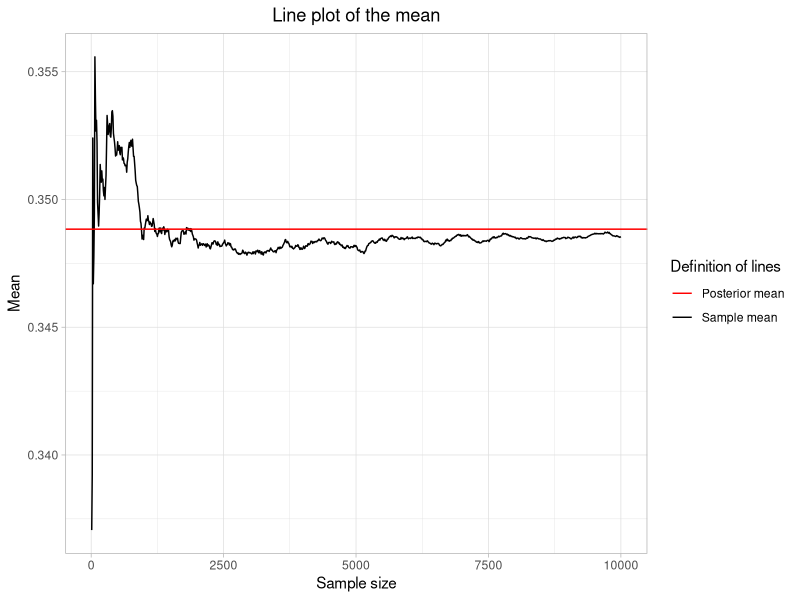
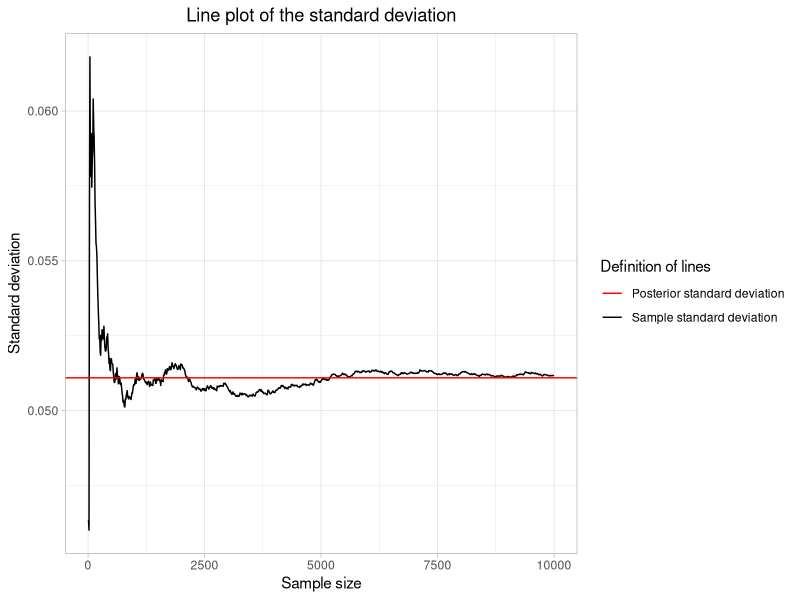
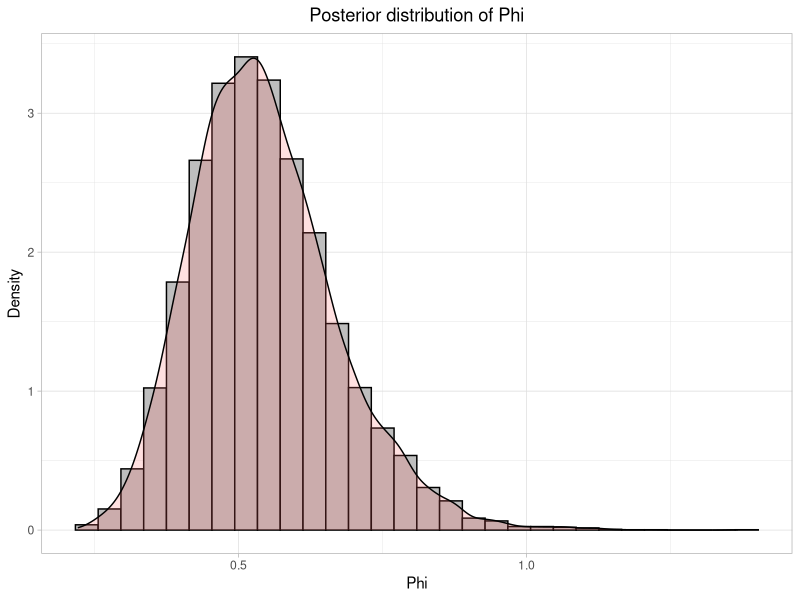
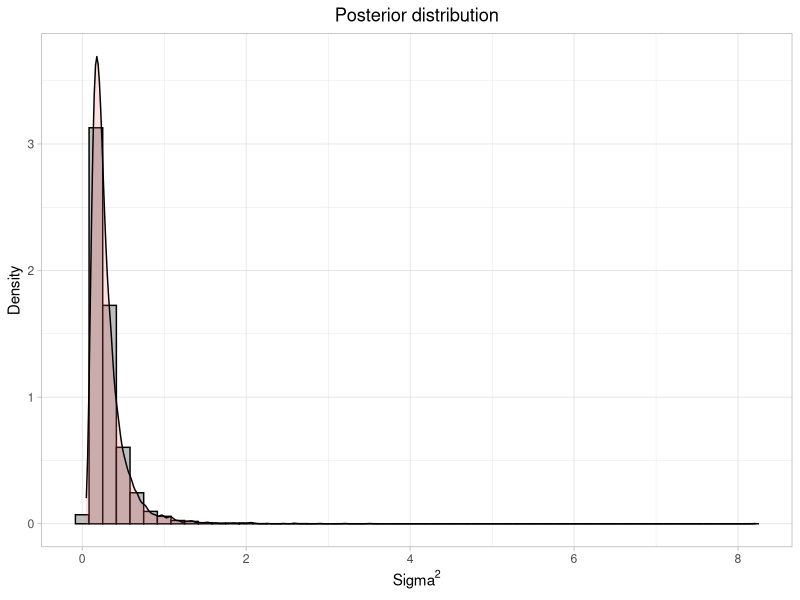
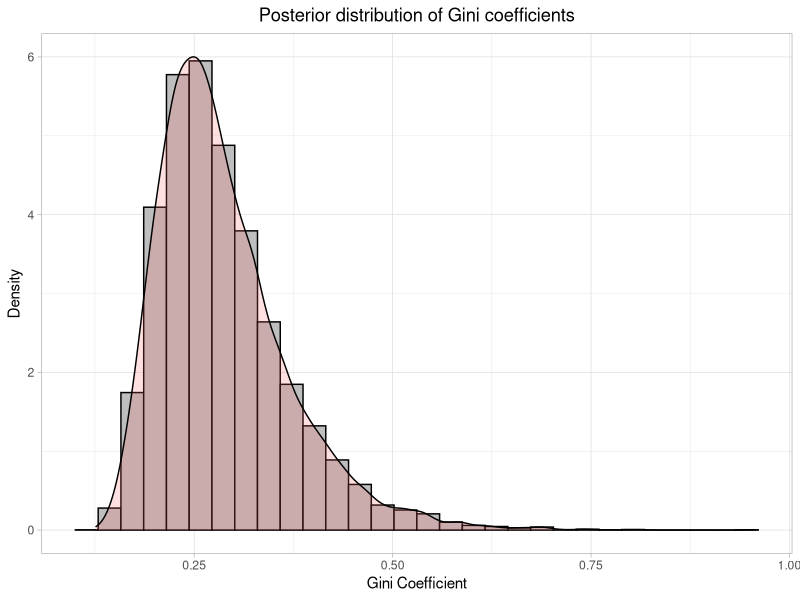
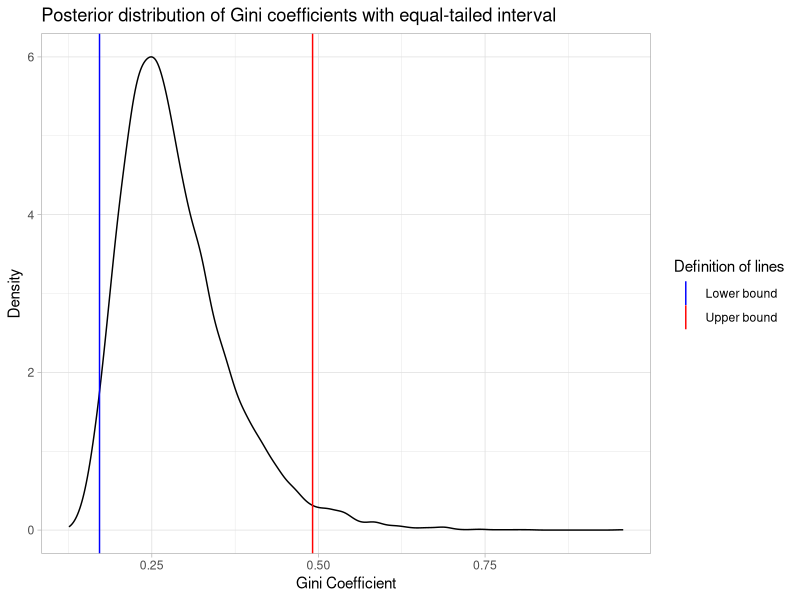
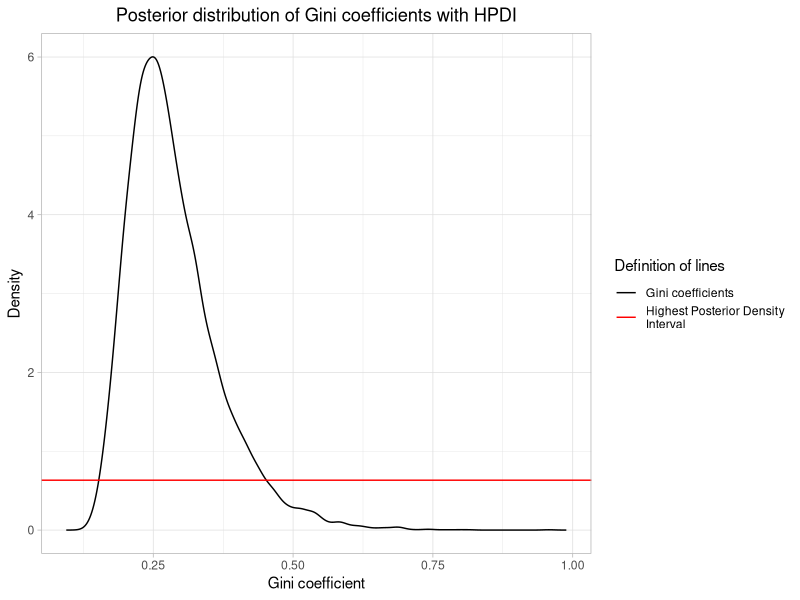
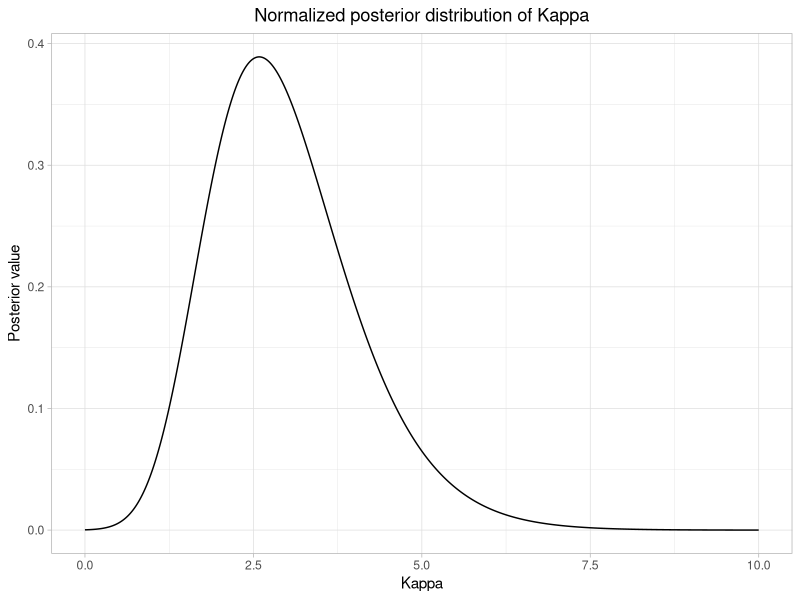

These charts were generated, in order, by the following R code:
library(ggplot2)

set.seed(12345)

#1####
#a)

alpha0 <- 8
beta0 <- 8
s <- 22
f <- 70 - s

new_alpha <- alpha0 + s
new_beta <- beta0 + f

post <- rbeta(10000,new_alpha, new_beta) # shape1 = alpha, shape2 = beta

n_seq <- seq(10, 10000, 10)
means <- c()
sds <- c()

for (n in n_seq)
{
  means <- c(means, mean(post[1:n]))
  sds <- c(sds,sd(post[1:n]))
}

result_df <- data.frame(
  n = n_seq,
  dist_mean = means,
  dist_sd = sds
)

actual_mean <- new_alpha / (new_alpha + new_beta)
actual_sd <- sqrt((new_alpha * new_beta) / 
                    ((new_alpha + new_beta)**2 * (new_alpha + new_beta + 1)))

ggplot(result_df, aes(x = n, y = dist_mean, color = "Sample mean")) +
  geom_line() +
  geom_hline(aes(yintercept = actual_mean, color = "Posterior mean"))+
  scale_color_manual(name="Definition of lines",
                     values = c("red", "black"))+
  labs(title = "Line plot of the mean", x = "Sample size", y = "Mean")+
  theme_light()+
  theme(plot.title = element_text(hjust = 0.5))



ggplot(result_df, aes(x = n, y = dist_sd, color = "Sample standard deviation")) +
  geom_line() +
  geom_hline(aes(yintercept = actual_sd, color = "Posterior standard deviation")) +
  scale_color_manual(name="Definition of lines",
                     values = c("red", "black"))+
  labs(title = "Line plot of the standard deviation", x = "Sample size",
       y = "Standard deviation")+
  theme_light() +
  theme(plot.title = element_text(hjust = 0.5))

#b)

sampled_prob <- sum(post>0.3) / length(post)
# shape1 = alpha, shape2 = beta
actual_prob <- pbeta(0.3,new_alpha, new_beta,lower.tail=FALSE)

#c)

sigma <- post / (1-post)

df_1c <- data.frame(
  x = 1:length(sigma),
  y = sigma
)

ggplot(df_1c, aes(x=y))+
  geom_histogram(bins=30, aes(y=..density..), color ="black", fill="gray")+
  geom_density(alpha=.2, fill="#FF6666")+
  labs(title = "Posterior distribution of Phi", x = "Phi", y = "Density")+
  theme_light()+
  theme(plot.title = element_text(hjust = 0.5))

#2####

#a)

samples <- c(33,24,48,32,55,74,23,17)
smean <- mean(samples)
n <- length(samples)
mu <- 3.6
tau2 <- sum((log(samples) - mu)^2) / n

x <- rchisq(10000, n-1)
sigma2 <- (n-1) * tau2 / x

df_2a <- data.frame(
  x = 1:length(sigma2),
  y = sigma2
)

ggplot(df_2a, aes(x=y))+
  geom_histogram(bins=50, aes(y=..density..), color ="black", fill="gray")+
  geom_density(alpha=.2, fill="#FF6666")+
  labs(title = "Posterior distribution", x = expression ("Sigma"^2), y = "Density")+
  theme_light()+
  theme(plot.title = element_text(hjust = 0.5))

#b)

probs <- pnorm(sqrt(sigma2) / sqrt(2),mean=0,sd=1)
G <- 2 * probs - 1

df_2b <- data.frame(
  x = 1:length(G),
  y = G
)

ggplot(df_2b, aes(x=y))+
  geom_histogram(bins=30, aes(y=..density..), color ="black", fill="gray")+
  geom_density(alpha=.2, fill="#FF6666")+
  labs(title = "Posterior distribution of Gini coefficients",
       x = "Gini Coefficient", y = "Density")+
  theme_light()+
  theme(plot.title = element_text(hjust = 0.5))

#c)

sorted_G <- sort(G)
lower <- sorted_G[251]
higher <- sorted_G[9750]

ggplot(df_2b, aes(x=y))+
  geom_density()+
  geom_vline(aes(xintercept = lower, color = "Lower bound"))+
  geom_vline(aes(xintercept = higher, color = "Upper bound"))+
  scale_color_manual(name="Definition of lines",
                     values = c("blue", "red"))+
  labs(title = "Posterior distribution of Gini coefficients with equal-tailed interval",
       x = "Gini Coefficient", y = "Density")+
  theme_light()


# d)

dens_G <- density(G, n = 10000)
# probability mass * n
prob_mass <- sum(dens_G$y)
# get 95% of mass
threshold_mass <- 0.95 * prob_mass

# sort in descending order of y
desc_order <- order(dens_G$y,decreasing = TRUE)
sorted_y <- dens_G$y[desc_order]
sorted_x <- dens_G$x[desc_order]

sum <- 0
i <- 1
# in our case there are always only two x-value boundaries, so this way of
# getting "lower" and "higher" works. If there are more than two x-values, this
# method will not be sufficient
lower <- 1
higher <- 0
# sum up values until threshold_mass is reached
while(sum < threshold_mass){
  sum <- sum + sorted_y[i]
  if(sorted_x[i] < lower){
    lower <- sorted_x[i]
  }
  if(sorted_x[i] > higher){
    higher <- sorted_x[i]
  }
  i <- i + 1
}

# this is the accumulated mass we got
print(sum)
# this is the y value at which we want to place our threshold
print(sorted_y[i])
# these are the x values at that threshold
print(lower)
print(higher)

result_df <- data.frame(
  x <- dens_G$x,
  y <- dens_G$y
)

ggplot(result_df, aes(x = x, y = y, color = "Gini coefficients")) +
  geom_line() +
  geom_hline(aes(yintercept = sorted_y[i], color = "Highest Posterior Density
Interval"))+
  scale_color_manual(name="Definition of lines",
                     values = c("black", "red"))+
  labs(title = "Posterior distribution of Gini coefficients with HPDI",
       x = "Gini coefficient", y = "Density")+
  theme_light()+
  theme(plot.title = element_text(hjust = 0.5))

#3####
#a)

I0 <- function(kappa){
  return(besselI(kappa, 0))
}

f <- function(kappa, lambda, y, mu, normConst){
  res1 <- exp(kappa * (-lambda + sum(cos(y-mu))))
  res2 <- 1 / (I0(kappa)^n)
  return(res1 * res2 * normConst)
}

obs <- c(-2.79, 2.33, 1.83, -2.44, 2.23, 2.33, 2.07, 2.02, 2.14, 2.54)

kappa <- seq(0,10,0.01)
lambda <- 0.5
n <- length(obs)
mu <- 2.4

posterior <- f(kappa, lambda, obs, mu, 1)
# approximate normalizing constant
nConst <- sum(posterior * (max(kappa) - min(kappa)) / (length(kappa)))
post_normalized <- posterior/nConst
df_3a <- data.frame(
  x = kappa,
  y = post_normalized
)  

ggplot(df_3a, aes(x = x, y = y)) +
  geom_line(color = "black") +
  labs(title = "Normalized posterior distribution of Kappa",
       x = "Kappa", y = "Posterior value")+
  theme_light()+
  theme(plot.title = element_text(hjust = 0.5))

#b)
index <- which.max(post_normalized)
mode <- index / length(kappa) * (max(kappa) - min(kappa))
